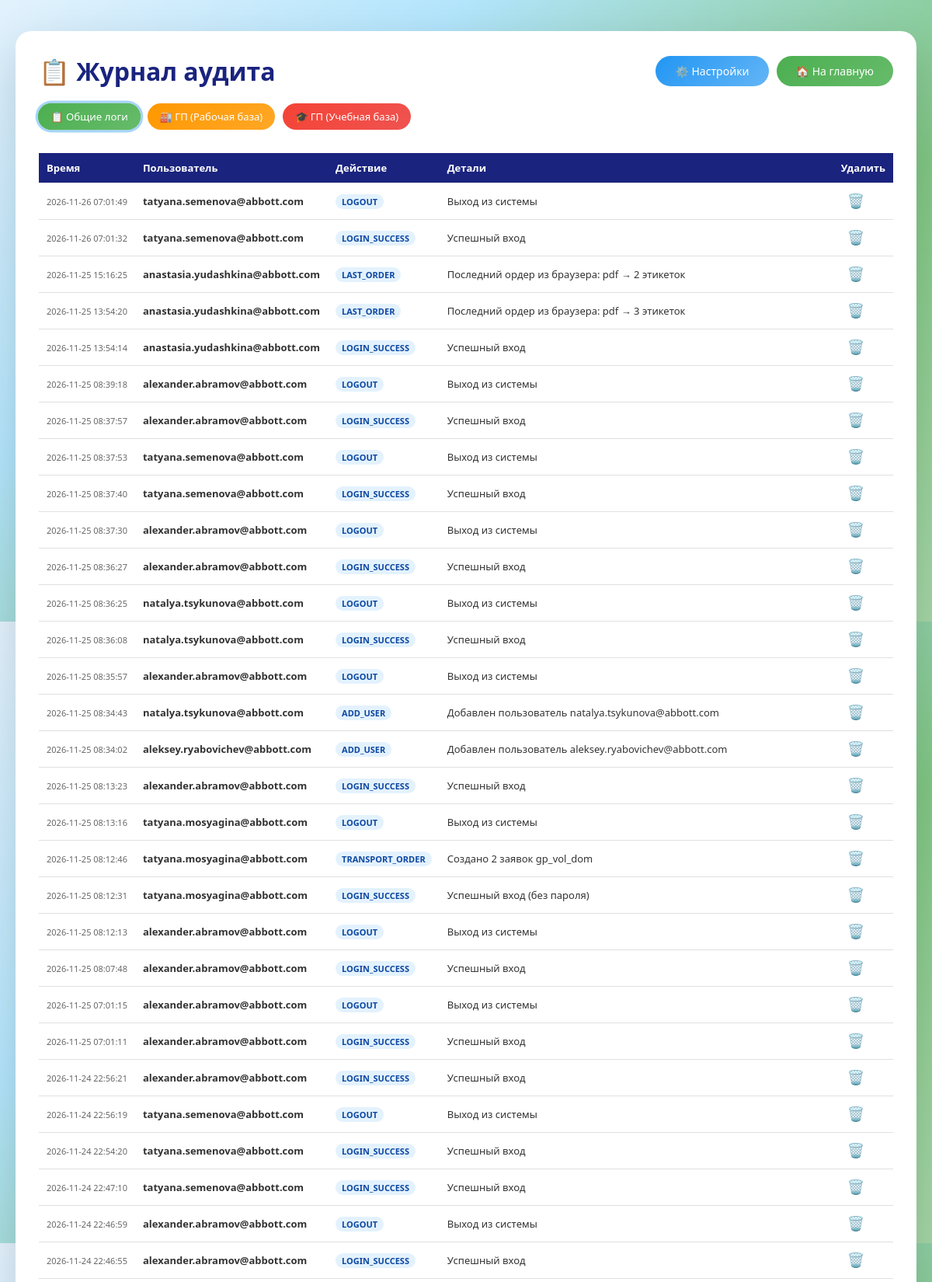
Page /view_logs (signed in, upper part) on the committed database.
### tables this page shows
CREATE TABLE audit_log (
                    id INTEGER PRIMARY KEY AUTOINCREMENT,
                    user_login TEXT,
                    action TEXT,
                    details TEXT,
                    timestamp TIMESTAMP DEFAULT CURRENT_TIMESTAMP
                , category TEXT DEFAULT 'other');

### app/routes/main.py (the view)
@main_bp.route('/view_logs')
@login_required
def view_logs():
    try:
        db = current_app.config.get('db')
        category = request.args.get('category', 'other')
        if category not in ['other', 'gp_working', 'gp_training']:
            category = 'other'
        logs = db.get_audit_log(500, category_filter=category)
        return render_template('view_logs.html', logs=logs, user_rights=session.get('user_rights'),
                               current_category=category)
    except Exception as e:
        print(f"Ошибка в view_logs: {e}")
        flash('Ошибка загрузки журнала аудита', 'danger')
        return redirect(url_for('main.index'))

### app/models/user_db.py (called while the page is built)
    @contextmanager
    def get_connection(self):
        conn = sqlite3.connect(self.db_file)
        conn.row_factory = sqlite3.Row
        try:
            yield conn
        finally:
            conn.close()

    def get_audit_log(self, limit=100, category_filter=None):
        with self.get_connection() as conn:
            cursor = conn.cursor()
            if category_filter:
                cursor.execute("SELECT * FROM audit_log WHERE category = ? ORDER BY timestamp DESC LIMIT ?",
                               (category_filter, limit))
            else:
                cursor.execute("SELECT * FROM audit_log ORDER BY timestamp DESC LIMIT ?", (limit,))
            return [dict(row) for row in cursor.fetchall()]

### templates/view_logs.html (shortened to what this page needs)
<!DOCTYPE html>
<html lang="ru">
<head>
<link rel="stylesheet" href="{{ url_for('static', filename='css/common.css') }}">
</head>
<body>
<div class="container">
    <h1>
        📋 Журнал аудита
        <div style="display: flex; gap: 10px;">
            <a href="/settings" class="btn btn-secondary">⚙️ Настройки</a>
            <a href="/" class="btn btn-primary">🏠 На главную</a>
        </div>
    </h1>
    <div class="filter-bar">
        <a href="{{ url_for('main.view_logs', category='other') }}"
           class="btn btn-primary {% if current_category == 'other' %}active-filter{% endif %}">
            📋 Общие логи
        </a>
        <a href="{{ url_for('main.view_logs', category='gp_working') }}"
           class="btn btn-settings {% if current_category == 'gp_working' %}active-filter{% endif %}">
            🏭 ГП (Рабочая база)
        </a>
        <a href="{{ url_for('main.view_logs', category='gp_training') }}"
           class="btn btn-danger {% if current_category == 'gp_training' %}active-filter{% endif %}">
            🎓 ГП (Учебная база)
        </a>
    </div>
    <div style="overflow-x: auto;">
        <table>
            <thead>
                <tr>
                    <th>Время</th>
                    <th>Пользователь</th>
                    <th>Действие</th>
                    <th>Детали</th>
                    {% if user_rights == 'Администратор' %}
                    <th>Удалить</th>
                    {% endif %}
                </tr>
            </thead>
            <tbody>
                {% for log in logs %}
                <tr>
                    <td class="timestamp">{{ log.timestamp }}</td>
                    <td><strong>{{ log.user_login }}</strong></td>
                    <td><span class="action-badge">{{ log.action }}</span></td>
                    <td>{{ log.details }}</td>
                    {% if user_rights == 'Администратор' %}
                    <td>
                        <form action="{{ url_for('main.delete_log', log_id=log.id, category=current_category) }}" method="POST" style="margin: 0;" onsubmit="return confirm('Удалить эту запись из журнала?');">
                            <button type="submit" class="delete-btn" title="Удалить запись">🗑️</button>
                        </form>
                    </td>
                    {% endif %}
                </tr>
                {% else %}
                <tr>
                    <td colspan="5" style="text-align: center; color: #999; padding: 20px;">Записей в этой категории пока нет.</td>
                </tr>
                {% endfor %}
            </tbody>
        </table>
    </div>
</div>
</body>
</html>

### static/css/common.css (style rules this page uses)
* { margin: 0; padding: 0; box-sizing: border-box; }
body { font-family: 'Segoe UI', Tahoma, Geneva, Verdana, sans-serif; min-height: 100vh; background: linear-gradient(135deg, #e3f2fd 0%, #b3e5fc 30%, #81c784 70%, #a5d6a7 100%); padding: 20px; color: #333; }
.btn { padding: 10px 25px; border: none; border-radius: 50px; font-size: 14px; font-weight: 500; cursor: pointer; text-decoration: none; display: inline-block; transition: all 0.3s ease; }
.btn-primary { background: linear-gradient(135deg, #4caf50, #66bb6a); color: white; }
.btn-secondary { background: linear-gradient(135deg, #2196f3, #64b5f6); color: white; }
.btn-danger { background: linear-gradient(135deg, #f44336, #ef5350); color: white; }
.btn-settings { background: linear-gradient(135deg, #ff9800, #ffa726); color: white; }

### templates/view_logs.html (style rules this page uses)
.container { max-width: 1200px; margin: 20px auto; background: white; border-radius: 20px; padding: 30px; box-shadow: 0 20px 60px rgba(0, 0, 0, 0.15); }
h1 { color: #1a237e; margin-bottom: 20px; display: flex; justify-content: space-between; align-items: center; flex-wrap: wrap; gap: 10px; }
table { width: 100%; border-collapse: collapse; font-size: 13px; margin-top: 15px; }
th, td { padding: 10px; text-align: left; border-bottom: 1px solid #e0e0e0; }
th { background: #1a237e; color: white; position: sticky; top: 0; z-index: 10; }
.delete-btn { background: none; border: none; color: #f44336; font-size: 18px; cursor: pointer; padding: 2px 8px; border-radius: 4px; transition: all 0.2s; }
.timestamp { font-size: 11px; color: #666; white-space: nowrap; }
.action-badge { display: inline-block; padding: 2px 8px; border-radius: 10px; font-size: 11px; font-weight: bold; background: #e3f2fd; color: #0d47a1; }
.filter-bar { display: flex; gap: 10px; margin-bottom: 15px; flex-wrap: wrap; }
.filter-bar .btn { font-size: 13px; padding: 8px 16px; }
.filter-bar .btn.active-filter { box-shadow: 0 0 0 3px rgba(33,150,243,0.4); transform: scale(1.02); }

### rows in the picture
audit_log: timestamp "2026-11-26 07:01:49", user_login "tatyana.semenova@abbott.com", action "LOGOUT", details "Выход из системы"
audit_log: timestamp "2026-11-26 07:01:32", user_login "tatyana.semenova@abbott.com", action "LOGIN_SUCCESS", details "Успешный вход"
audit_log: timestamp "2026-11-25 15:16:25", user_login "anastasia.yudashkina@abbott.com", action "LAST_ORDER", details "Последний ордер из браузера: pdf → 2 этикеток"
audit_log: timestamp "2026-11-25 13:54:20", user_login "anastasia.yudashkina@abbott.com", action "LAST_ORDER", details "Последний ордер из браузера: pdf → 3 этикеток"
audit_log: timestamp "2026-11-25 13:54:14", user_login "anastasia.yudashkina@abbott.com", action "LOGIN_SUCCESS", details "Успешный вход"
audit_log: timestamp "2026-11-25 08:39:18", user_login "alexander.abramov@abbott.com", action "LOGOUT", details "Выход из системы"
audit_log: timestamp "2026-11-25 08:37:57", user_login "alexander.abramov@abbott.com", action "LOGIN_SUCCESS", details "Успешный вход"
audit_log: timestamp "2026-11-25 08:37:53", user_login "tatyana.semenova@abbott.com", action "LOGOUT", details "Выход из системы"
audit_log: timestamp "2026-11-25 08:37:40", user_login "tatyana.semenova@abbott.com", action "LOGIN_SUCCESS", details "Успешный вход"
audit_log: timestamp "2026-11-25 08:37:30", user_login "alexander.abramov@abbott.com", action "LOGOUT", details "Выход из системы"
audit_log: timestamp "2026-11-25 08:36:27", user_login "alexander.abramov@abbott.com", action "LOGIN_SUCCESS", details "Успешный вход"
audit_log: timestamp "2026-11-25 08:36:25", user_login "natalya.tsykunova@abbott.com", action "LOGOUT", details "Выход из системы"
audit_log: timestamp "2026-11-25 08:36:08", user_login "natalya.tsykunova@abbott.com", action "LOGIN_SUCCESS", details "Успешный вход"
audit_log: timestamp "2026-11-25 08:35:57", user_login "alexander.abramov@abbott.com", action "LOGOUT", details "Выход из системы"
audit_log: timestamp "2026-11-25 08:34:43", user_login "natalya.tsykunova@abbott.com", action "ADD_USER", details "Добавлен пользователь natalya.tsykunova@abbott.com"
audit_log: timestamp "2026-11-25 08:34:02", user_login "aleksey.ryabovichev@abbott.com", action "ADD_USER", details "Добавлен пользователь aleksey.ryabovichev@abbott.com"
audit_log: timestamp "2026-11-25 08:13:23", user_login "alexander.abramov@abbott.com", action "LOGIN_SUCCESS", details "Успешный вход"
audit_log: timestamp "2026-11-25 08:13:16", user_login "tatyana.mosyagina@abbott.com", action "LOGOUT", details "Выход из системы"
audit_log: timestamp "2026-11-25 08:12:46", user_login "tatyana.mosyagina@abbott.com", action "TRANSPORT_ORDER", details "Создано 2 заявок gp_vol_dom"
audit_log: timestamp "2026-11-25 08:12:31", user_login "tatyana.mosyagina@abbott.com", action "LOGIN_SUCCESS", details "Успешный вход (без пароля)"
audit_log: timestamp "2026-11-25 08:12:13", user_login "alexander.abramov@abbott.com", action "LOGOUT", details "Выход из системы"
audit_log: timestamp "2026-11-25 08:07:48", user_login "alexander.abramov@abbott.com", action "LOGIN_SUCCESS", details "Успешный вход"
audit_log: timestamp "2026-11-25 07:01:15", user_login "alexander.abramov@abbott.com", action "LOGOUT", details "Выход из системы"
audit_log: timestamp "2026-11-25 07:01:11", user_login "alexander.abramov@abbott.com", action "LOGIN_SUCCESS", details "Успешный вход"
audit_log: timestamp "2026-11-24 22:56:21", user_login "alexander.abramov@abbott.com", action "LOGIN_SUCCESS", details "Успешный вход"
audit_log: timestamp "2026-11-24 22:56:19", user_login "tatyana.semenova@abbott.com", action "LOGOUT", details "Выход из системы"
audit_log: timestamp "2026-11-24 22:54:20", user_login "tatyana.semenova@abbott.com", action "LOGIN_SUCCESS", details "Успешный вход"
audit_log: timestamp "2026-11-24 22:47:10", user_login "tatyana.semenova@abbott.com", action "LOGIN_SUCCESS", details "Успешный вход"
audit_log: timestamp "2026-11-24 22:46:59", user_login "alexander.abramov@abbott.com", action "LOGOUT", details "Выход из системы"
audit_log: timestamp "2026-11-24 22:46:55", user_login "alexander.abramov@abbott.com", action "LOGIN_SUCCESS", details "Успешный вход"
